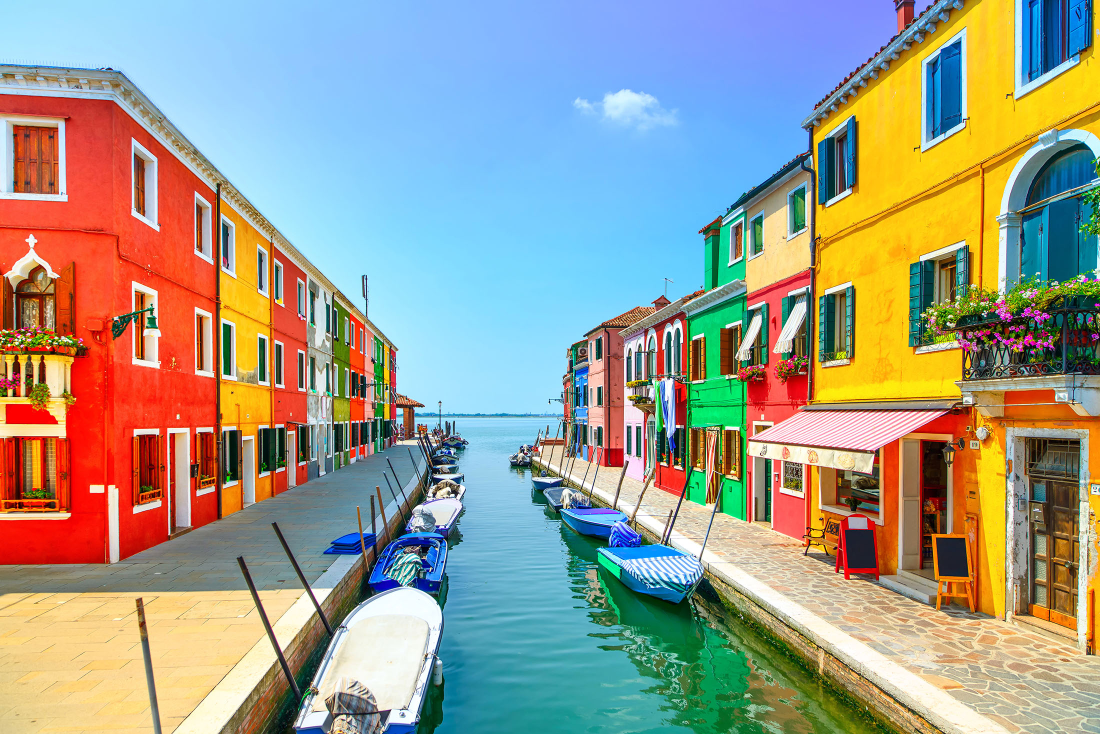
#> input picture ref.jpg, 2200 x 1468 px (shown at 1/2 size)
$ python main.py
#> lines starting #> are read from the running program, lines starting #| are printed output that depends on the picture

# OpenCV - open source Computer vision to analyze the images / videos and implement ML in it
# images - a 2D / 3D matrix of values (range(0,255) and 3 color chnanels for colored iamges -Red R , green G  blue B

# all identifier like funct names in Opencv (cv2 alias) uses - Camel case , waitKey , destroyAllWindows , cvtColor , etc .

# Opencv always uses numpy in background (since imagesa are jsut a 2D / 3D matrix of numbers represnting color comp. of BGR .

# Grayscale images - 1 clor channel and 2D matrix represinting intensity of grey in each pixel
# RGB images (stored as BGR) - use 3 color channels and is a 3D matrix reresenting color comp of 3 colors
# in each pixel .


# read an image using opencv and store it in some ref. variable since pythoni s dynakic in nature
#im = image in cv2
import cv2
import numpy as np
# cv2.imread(string_path , flag ) -> to read an image (as matrix of numbers)
# try to keep the img in same dir as code

img = cv2.imread("ref.jpg",cv2.IMREAD_COLOR)  #flag = 1
#> img is the input picture: shape (1468, 2200, 3); mean B, G, R 140.6, 155.4, 155.3
# img = cv2.imread("ref.jpg" , cv2.IMREAD_GRAYSCALE) # flag = 0
# img = cv2.imread("ref.jpg" , cv2.IMREAD_UNCHANGED / flag = -1) ->
# uses alpha channel (transparency channel) -> shows how opaque / transparent a pixel is


# flag -> form in which img is read and stored in memory -> BGR(IMREAD_COLOR) , (gray)IMREA_GRAYSCALE , (alpha)IMREAD_UNCHANED

# cv2.imshow(win , img_address) - to display img in window named win

# cv2.imshow("window" , img)

print(img) # shows the value of colour component()channel) of each pixel of image (as 2D / 3D matrix)
#> (printed output is left out)

# cv2.imwrite("file_name.jpg" , img_var )-> to save image on disk , (on current dir )
cv2.imwrite("saved.jpg" , img )

#cv2.split(img)to split the image pixels into its distinct color components -with each part of image showing where did colors lie
# bgr - color space (way of shhowing color channels of imagge)
b , g , r = cv2.split(img) # in python , var take value in same sequence of declaration
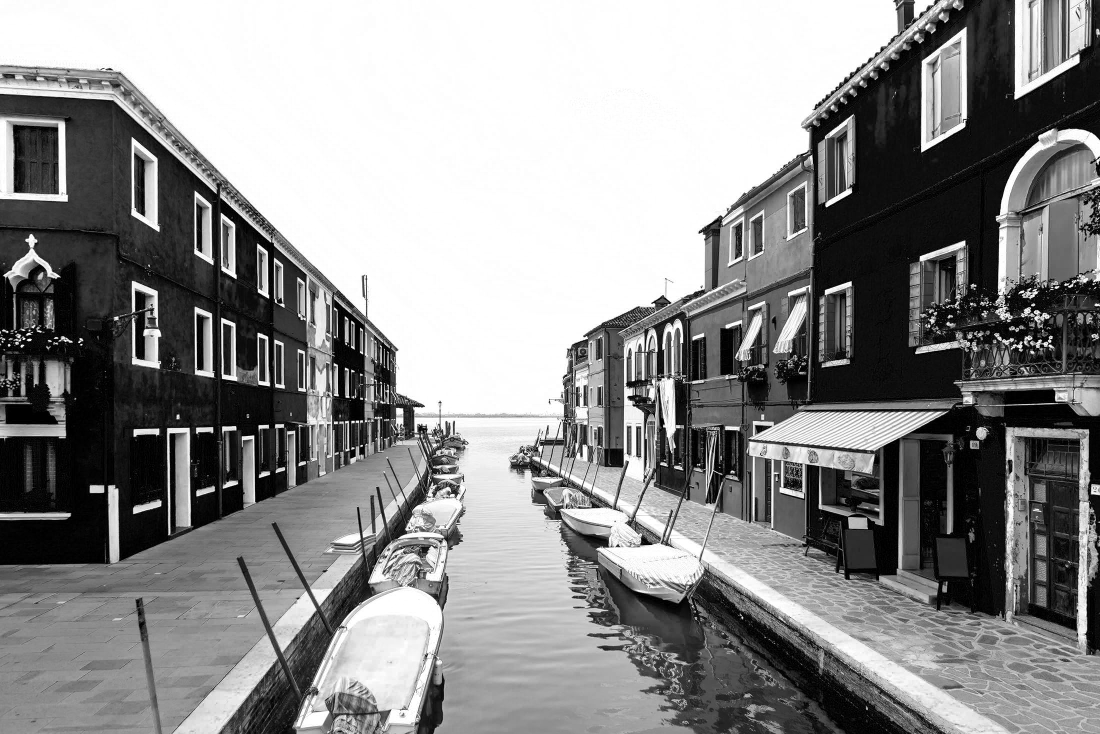
#> b: shape (1468, 2200) (shown at 1/2 size); min 0, max 255, mean 140.6
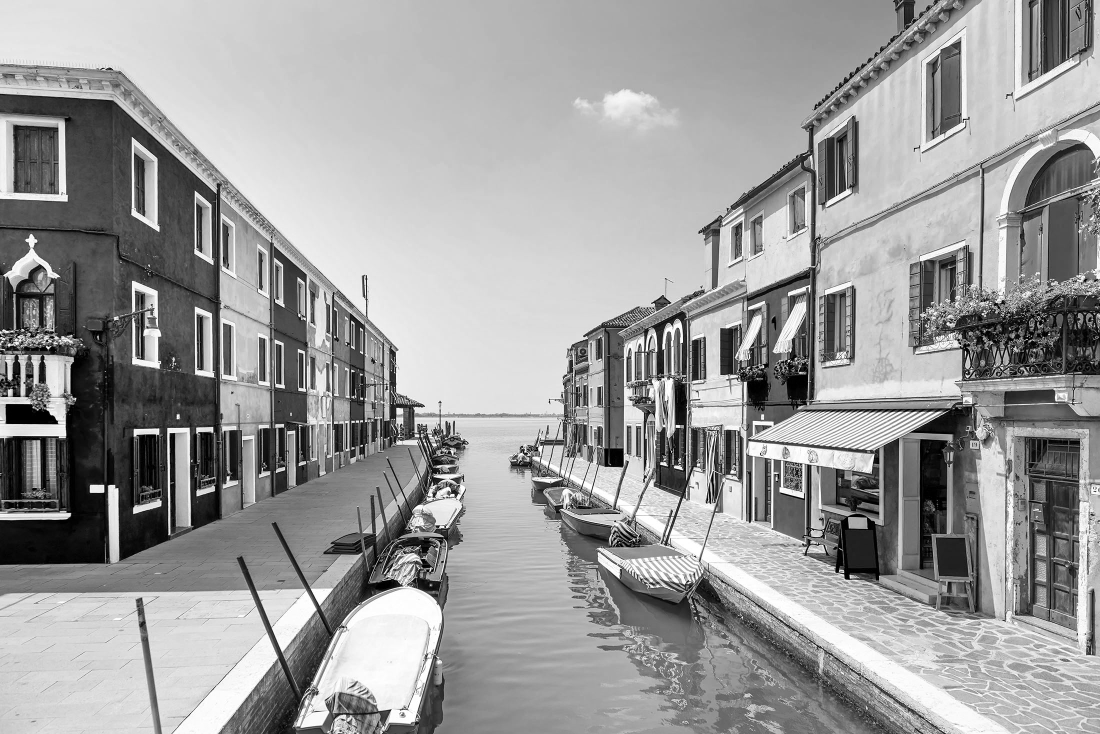
#> g: shape (1468, 2200) (shown at 1/2 size); min 0, max 255, mean 155.4
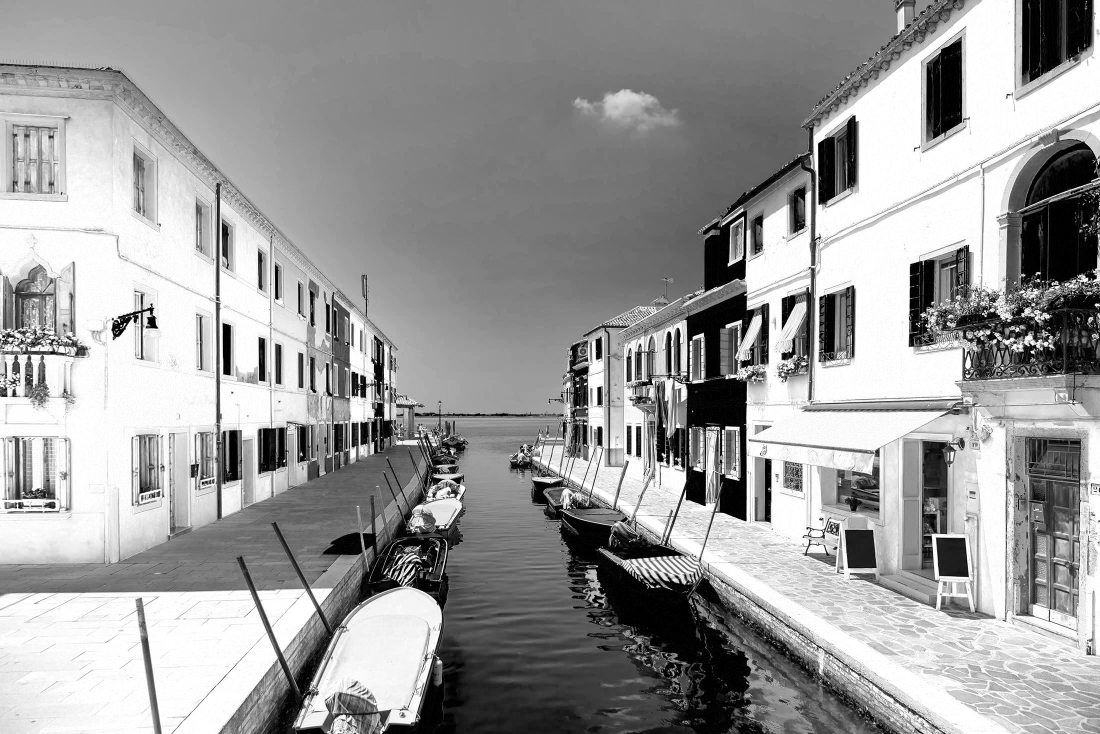
#> r: shape (1468, 2200) (shown at 1/2 size); min 0, max 255, mean 155.3

# cv2.imshow("b" , b) # the lighter regions show which pixels had "blue" in most intense amount .

# arithmetic operations on image = arithm. operation on pixels of image
test = cv2.imread("city.jpg" , 1)
#> (the run stopped early here; a loop or call above may not have finished)
